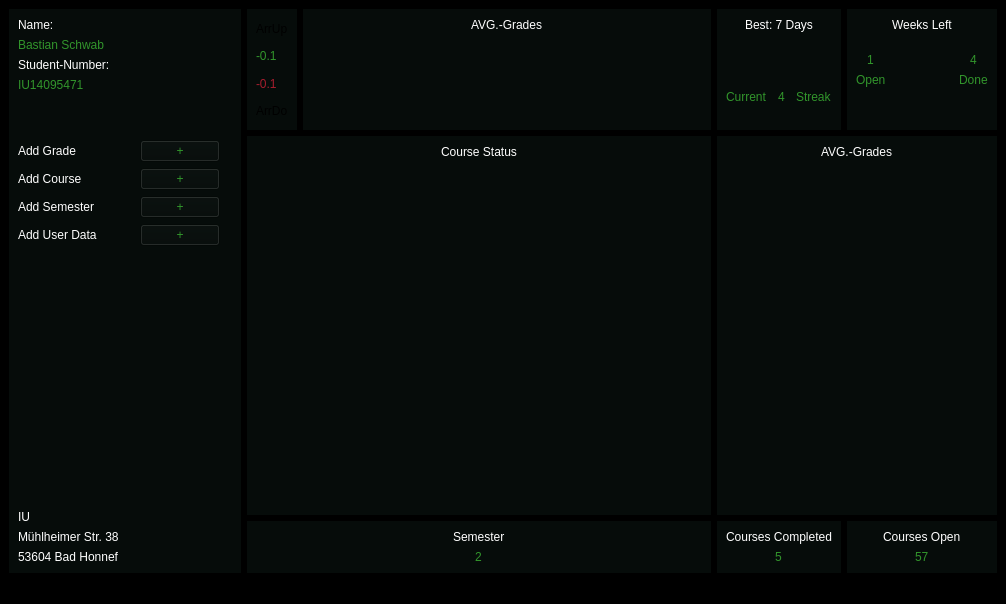
<?xml version="1.0" encoding="UTF-8"?>
<ui version="4.0">
 <class>MainWindow</class>
 <widget class="QMainWindow" name="MainWindow">
  <property name="geometry">
   <rect>
    <x>0</x>
    <y>0</y>
    <width>1006</width>
    <height>604</height>
   </rect>
  </property>
  <property name="windowTitle">
   <string>Dashboard</string>
  </property>
  <property name="styleSheet">
   <string notr="true">background-color: rgb(0, 0, 0);</string>
  </property>
  <widget class="QWidget" name="centralwidget">
   <layout class="QGridLayout" name="gridLayout_4">
    <item row="0" column="1">
     <widget class="QFrame" name="frame_top_left_arrows">
      <property name="sizePolicy">
       <sizepolicy hsizetype="Minimum" vsizetype="Minimum">
        <horstretch>0</horstretch>
        <verstretch>0</verstretch>
       </sizepolicy>
      </property>
      <property name="styleSheet">
       <string notr="true">background-color: rgb(6, 12, 10);</string>
      </property>
      <property name="frameShape">
       <enum>QFrame::NoFrame</enum>
      </property>
      <layout class="QGridLayout" name="gridLayout_10">
       <item row="0" column="0">
        <layout class="QVBoxLayout" name="verticalLayout_3">
         <item alignment="Qt::AlignLeft">
          <widget class="QLabel" name="label_arrow_up">
           <property name="text">
            <string>ArrUp</string>
           </property>
          </widget>
         </item>
         <item alignment="Qt::AlignLeft">
          <widget class="QLabel" name="label_grade_move_pos">
           <property name="styleSheet">
            <string notr="true">color: rgb(49, 149, 43);</string>
           </property>
           <property name="text">
            <string>-0.1</string>
           </property>
          </widget>
         </item>
         <item alignment="Qt::AlignLeft">
          <widget class="QLabel" name="label_grade_move_neg">
           <property name="styleSheet">
            <string notr="true">color: rgb(165, 29, 45);</string>
           </property>
           <property name="text">
            <string>-0.1</string>
           </property>
          </widget>
         </item>
         <item alignment="Qt::AlignLeft">
          <widget class="QLabel" name="label_arrow_down">
           <property name="styleSheet">
            <string notr="true"/>
           </property>
           <property name="text">
            <string>ArrDo</string>
           </property>
          </widget>
         </item>
        </layout>
       </item>
      </layout>
     </widget>
    </item>
    <item row="0" column="2">
     <widget class="QFrame" name="frame_avg_grades_top_left">
      <property name="styleSheet">
       <string notr="true">background-color: rgb(6, 12, 10);</string>
      </property>
      <property name="frameShape">
       <enum>QFrame::NoFrame</enum>
      </property>
      <layout class="QGridLayout" name="gridLayout_11">
       <item row="0" column="0">
        <layout class="QVBoxLayout" name="verticalLayout_11">
         <item>
          <layout class="QVBoxLayout" name="verticalLayout_15">
           <item alignment="Qt::AlignHCenter|Qt::AlignVCenter">
            <widget class="QLabel" name="label">
             <property name="styleSheet">
              <string notr="true">font: 700 11pt &quot;Graduate&quot;;
color: rgb(255, 255, 255);</string>
             </property>
             <property name="text">
              <string>AVG.-Grades</string>
             </property>
            </widget>
           </item>
          </layout>
         </item>
         <item>
          <spacer name="verticalSpacer_5">
           <property name="orientation">
            <enum>Qt::Vertical</enum>
           </property>
           <property name="sizeType">
            <enum>QSizePolicy::Preferred</enum>
           </property>
           <property name="sizeHint" stdset="0">
            <size>
             <width>26</width>
             <height>69</height>
            </size>
           </property>
          </spacer>
         </item>
         <item>
          <spacer name="horizontalSpacer">
           <property name="orientation">
            <enum>Qt::Horizontal</enum>
           </property>
           <property name="sizeHint" stdset="0">
            <size>
             <width>40</width>
             <height>20</height>
            </size>
           </property>
          </spacer>
         </item>
        </layout>
       </item>
      </layout>
     </widget>
    </item>
    <item row="0" column="3">
     <widget class="QFrame" name="frame_top_right_winnig_streak">
      <property name="styleSheet">
       <string notr="true">background-color: rgb(6, 12, 10);</string>
      </property>
      <property name="frameShape">
       <enum>QFrame::NoFrame</enum>
      </property>
      <layout class="QGridLayout" name="gridLayout_2">
       <item row="0" column="1">
        <layout class="QVBoxLayout" name="verticalLayout_6">
         <item>
          <layout class="QHBoxLayout" name="horizontalLayout_6">
           <item alignment="Qt::AlignHCenter|Qt::AlignTop">
            <widget class="QLabel" name="label_best_streak">
             <property name="styleSheet">
              <string notr="true">font: 700 11pt &quot;Graduate&quot;;
color: rgb(255, 255, 255);</string>
             </property>
             <property name="text">
              <string>Best: 7 Days</string>
             </property>
            </widget>
           </item>
          </layout>
         </item>
         <item>
          <layout class="QHBoxLayout" name="horizontalLayout_2">
           <item alignment="Qt::AlignHCenter|Qt::AlignVCenter">
            <widget class="QLabel" name="label_current">
             <property name="styleSheet">
              <string notr="true">font: 700 11pt &quot;Graduate&quot;;
color: rgb(49, 149, 43);</string>
             </property>
             <property name="text">
              <string>Current</string>
             </property>
            </widget>
           </item>
           <item alignment="Qt::AlignHCenter|Qt::AlignVCenter">
            <widget class="QLabel" name="label_current_streak_number">
             <property name="styleSheet">
              <string notr="true">font: 700 60pt &quot;Graduate&quot;;
color: rgb(49, 149, 43);</string>
             </property>
             <property name="text">
              <string>4</string>
             </property>
            </widget>
           </item>
           <item alignment="Qt::AlignHCenter|Qt::AlignVCenter">
            <widget class="QLabel" name="label_streak">
             <property name="styleSheet">
              <string notr="true">font: 700 11pt &quot;Graduate&quot;;
color: rgb(49, 149, 43);</string>
             </property>
             <property name="text">
              <string>Streak</string>
             </property>
            </widget>
           </item>
          </layout>
         </item>
        </layout>
       </item>
      </layout>
     </widget>
    </item>
    <item row="0" column="4">
     <widget class="QFrame" name="frame_top_right_remainings_weeks">
      <property name="styleSheet">
       <string notr="true">background-color: rgb(6, 12, 10);</string>
      </property>
      <property name="frameShape">
       <enum>QFrame::NoFrame</enum>
      </property>
      <layout class="QGridLayout" name="gridLayout">
       <item row="0" column="0">
        <layout class="QHBoxLayout" name="horizontalLayout_3">
         <item>
          <layout class="QVBoxLayout" name="verticalLayout_5">
           <item alignment="Qt::AlignHCenter|Qt::AlignBottom">
            <widget class="QLabel" name="label_semester_counter_number_left">
             <property name="styleSheet">
              <string notr="true">font: 700 11pt &quot;Graduate&quot;;
color: rgb(49, 149, 43);</string>
             </property>
             <property name="text">
              <string>1</string>
             </property>
            </widget>
           </item>
           <item alignment="Qt::AlignHCenter|Qt::AlignTop">
            <widget class="QLabel" name="label_semester_counter_text_left">
             <property name="styleSheet">
              <string notr="true">font: 700 11pt &quot;Graduate&quot;;
color: rgb(49, 149, 43);</string>
             </property>
             <property name="text">
              <string>Open</string>
             </property>
            </widget>
           </item>
          </layout>
         </item>
         <item>
          <layout class="QVBoxLayout" name="verticalLayout_7">
           <item alignment="Qt::AlignTop">
            <widget class="QLabel" name="label_semeseter_counter_text_top">
             <property name="styleSheet">
              <string notr="true">font: 700 11pt &quot;Graduate&quot;;
color: rgb(255, 255, 255);
</string>
             </property>
             <property name="text">
              <string>Weeks Left</string>
             </property>
            </widget>
           </item>
           <item>
            <widget class="QFrame" name="frame_3">
             <property name="frameShape">
              <enum>QFrame::NoFrame</enum>
             </property>
            </widget>
           </item>
          </layout>
         </item>
         <item>
          <layout class="QVBoxLayout" name="verticalLayout_4">
           <item alignment="Qt::AlignHCenter|Qt::AlignBottom">
            <widget class="QLabel" name="label_semester_counter_number_right">
             <property name="styleSheet">
              <string notr="true">font: 700 11pt &quot;Graduate&quot;;
color: rgb(49, 149, 43);</string>
             </property>
             <property name="text">
              <string>4</string>
             </property>
            </widget>
           </item>
           <item alignment="Qt::AlignHCenter|Qt::AlignTop">
            <widget class="QLabel" name="label_semester_counter_text_right">
             <property name="styleSheet">
              <string notr="true">font: 700 11pt &quot;Graduate&quot;;
color: rgb(49, 149, 43);</string>
             </property>
             <property name="text">
              <string>Done</string>
             </property>
            </widget>
           </item>
          </layout>
         </item>
        </layout>
       </item>
      </layout>
     </widget>
    </item>
    <item row="1" column="1" colspan="2">
     <widget class="QFrame" name="frame_mid_left_course_status">
      <property name="styleSheet">
       <string notr="true">background-color: rgb(6, 12, 10);</string>
      </property>
      <property name="frameShape">
       <enum>QFrame::NoFrame</enum>
      </property>
      <layout class="QGridLayout" name="gridLayout_3">
       <item row="0" column="0">
        <layout class="QVBoxLayout" name="verticalLayout_12">
         <item>
          <layout class="QHBoxLayout" name="horizontalLayout_5">
           <property name="spacing">
            <number>6</number>
           </property>
           <property name="sizeConstraint">
            <enum>QLayout::SetMinimumSize</enum>
           </property>
           <item alignment="Qt::AlignHCenter|Qt::AlignTop">
            <widget class="QLabel" name="label_course_status">
             <property name="styleSheet">
              <string notr="true">font: 700 11pt &quot;Graduate&quot;;
color: rgb(255, 255, 255);</string>
             </property>
             <property name="text">
              <string>Course Status</string>
             </property>
            </widget>
           </item>
          </layout>
         </item>
         <item>
          <spacer name="verticalSpacer_4">
           <property name="orientation">
            <enum>Qt::Vertical</enum>
           </property>
           <property name="sizeHint" stdset="0">
            <size>
             <width>20</width>
             <height>40</height>
            </size>
           </property>
          </spacer>
         </item>
         <item>
          <widget class="QFrame" name="frame_pie_chart">
           <property name="frameShape">
            <enum>QFrame::NoFrame</enum>
           </property>
          </widget>
         </item>
        </layout>
       </item>
      </layout>
     </widget>
    </item>
    <item row="1" column="3" colspan="2">
     <widget class="QFrame" name="frame_mid_right_avg_grades">
      <property name="styleSheet">
       <string notr="true">background-color: rgb(6, 12, 10);</string>
      </property>
      <property name="frameShape">
       <enum>QFrame::NoFrame</enum>
      </property>
      <layout class="QGridLayout" name="gridLayout_6">
       <item row="0" column="0">
        <layout class="QVBoxLayout" name="verticalLayout_13">
         <item>
          <layout class="QHBoxLayout" name="horizontalLayout_7">
           <item alignment="Qt::AlignHCenter|Qt::AlignTop">
            <widget class="QLabel" name="label_avg_grades_mid_right">
             <property name="styleSheet">
              <string notr="true">font: 700 11pt &quot;Graduate&quot;;
color: rgb(255, 255, 255);</string>
             </property>
             <property name="text">
              <string>AVG.-Grades</string>
             </property>
            </widget>
           </item>
          </layout>
         </item>
         <item>
          <spacer name="verticalSpacer_3">
           <property name="orientation">
            <enum>Qt::Vertical</enum>
           </property>
           <property name="sizeHint" stdset="0">
            <size>
             <width>20</width>
             <height>40</height>
            </size>
           </property>
          </spacer>
         </item>
         <item>
          <widget class="QFrame" name="frame_6">
           <property name="frameShape">
            <enum>QFrame::NoFrame</enum>
           </property>
          </widget>
         </item>
        </layout>
       </item>
      </layout>
     </widget>
    </item>
    <item row="2" column="1" colspan="2">
     <widget class="QFrame" name="frame_bottom_left_amount_semester">
      <property name="styleSheet">
       <string notr="true">background-color: rgb(6, 12, 10);</string>
      </property>
      <property name="frameShape">
       <enum>QFrame::NoFrame</enum>
      </property>
      <layout class="QGridLayout" name="gridLayout_7">
       <item row="0" column="0">
        <layout class="QVBoxLayout" name="verticalLayout_8">
         <item>
          <layout class="QHBoxLayout" name="horizontalLayout_9">
           <item alignment="Qt::AlignHCenter|Qt::AlignTop">
            <widget class="QLabel" name="label_semester_bottom_left">
             <property name="styleSheet">
              <string notr="true">font: 700 11pt &quot;Graduate&quot;;
color: rgb(255, 255, 255);
</string>
             </property>
             <property name="text">
              <string>Semester</string>
             </property>
            </widget>
           </item>
          </layout>
         </item>
         <item>
          <layout class="QHBoxLayout" name="horizontalLayout_8">
           <item alignment="Qt::AlignHCenter|Qt::AlignVCenter">
            <widget class="QLabel" name="label_semester_number_bottom_left">
             <property name="styleSheet">
              <string notr="true">font: 700 60pt &quot;Graduate&quot;;
color: rgb(49, 149, 43);</string>
             </property>
             <property name="text">
              <string>2</string>
             </property>
            </widget>
           </item>
          </layout>
         </item>
        </layout>
       </item>
      </layout>
     </widget>
    </item>
    <item row="2" column="3">
     <widget class="QFrame" name="frame_bottom_mid_courses_completed">
      <property name="styleSheet">
       <string notr="true">background-color: rgb(6, 12, 10);</string>
      </property>
      <property name="frameShape">
       <enum>QFrame::NoFrame</enum>
      </property>
      <layout class="QGridLayout" name="gridLayout_8">
       <item row="0" column="0">
        <layout class="QVBoxLayout" name="verticalLayout_9">
         <item>
          <layout class="QHBoxLayout" name="horizontalLayout_10">
           <item alignment="Qt::AlignHCenter|Qt::AlignTop">
            <widget class="QLabel" name="label_courses_completet_bottom_mid">
             <property name="styleSheet">
              <string notr="true">font: 700 11pt &quot;Graduate&quot;;
color: rgb(255, 255, 255);
</string>
             </property>
             <property name="text">
              <string>Courses Completed</string>
             </property>
            </widget>
           </item>
          </layout>
         </item>
         <item>
          <layout class="QHBoxLayout" name="horizontalLayout_11">
           <item alignment="Qt::AlignHCenter|Qt::AlignVCenter">
            <widget class="QLabel" name="label_courses_completet_number_bottom_mid">
             <property name="styleSheet">
              <string notr="true">font: 700 60pt &quot;Graduate&quot;;
color: rgb(49, 149, 43);</string>
             </property>
             <property name="text">
              <string>5</string>
             </property>
            </widget>
           </item>
          </layout>
         </item>
        </layout>
       </item>
      </layout>
     </widget>
    </item>
    <item row="2" column="4">
     <widget class="QFrame" name="frame_bottom_right_courses_open">
      <property name="styleSheet">
       <string notr="true">background-color: rgb(6, 12, 10);</string>
      </property>
      <property name="frameShape">
       <enum>QFrame::NoFrame</enum>
      </property>
      <layout class="QGridLayout" name="gridLayout_9">
       <item row="0" column="0">
        <layout class="QVBoxLayout" name="verticalLayout_10">
         <item>
          <layout class="QHBoxLayout" name="horizontalLayout_12">
           <item alignment="Qt::AlignHCenter|Qt::AlignTop">
            <widget class="QLabel" name="label_courses_open_bottom_right">
             <property name="styleSheet">
              <string notr="true">font: 700 11pt &quot;Graduate&quot;;
color: rgb(255, 255, 255);
</string>
             </property>
             <property name="text">
              <string>Courses Open</string>
             </property>
            </widget>
           </item>
          </layout>
         </item>
         <item>
          <layout class="QHBoxLayout" name="horizontalLayout_13">
           <item alignment="Qt::AlignHCenter|Qt::AlignVCenter">
            <widget class="QLabel" name="label_courses_open_number_bottom_right">
             <property name="styleSheet">
              <string notr="true">font: 700 60pt &quot;Graduate&quot;;
color: rgb(49, 149, 43);</string>
             </property>
             <property name="text">
              <string>57</string>
             </property>
            </widget>
           </item>
          </layout>
         </item>
        </layout>
       </item>
      </layout>
     </widget>
    </item>
    <item row="0" column="0" rowspan="3">
     <widget class="QFrame" name="frame_left_side">
      <property name="sizePolicy">
       <sizepolicy hsizetype="Preferred" vsizetype="Preferred">
        <horstretch>0</horstretch>
        <verstretch>0</verstretch>
       </sizepolicy>
      </property>
      <property name="minimumSize">
       <size>
        <width>232</width>
        <height>0</height>
       </size>
      </property>
      <property name="maximumSize">
       <size>
        <width>232</width>
        <height>16777215</height>
       </size>
      </property>
      <property name="styleSheet">
       <string notr="true">background-color: rgb(6, 12, 10);</string>
      </property>
      <property name="frameShape">
       <enum>QFrame::NoFrame</enum>
      </property>
      <layout class="QVBoxLayout" name="verticalLayout_14">
       <item>
        <layout class="QVBoxLayout" name="verticalLayout">
         <item>
          <widget class="QLabel" name="label_student_name">
           <property name="styleSheet">
            <string notr="true">font: 700 11pt &quot;Graduate&quot;;
color: rgb(255, 255, 255);</string>
           </property>
           <property name="text">
            <string>Name:</string>
           </property>
           <property name="textFormat">
            <enum>Qt::PlainText</enum>
           </property>
          </widget>
         </item>
         <item>
          <widget class="QLabel" name="label_input_student_name">
           <property name="styleSheet">
            <string notr="true">font: 700 11pt &quot;Graduate&quot;;
color: rgb(49, 149, 43);</string>
           </property>
           <property name="text">
            <string>Bastian Schwab</string>
           </property>
          </widget>
         </item>
         <item>
          <widget class="QLabel" name="label_student_number">
           <property name="styleSheet">
            <string notr="true">font: 700 11pt &quot;Graduate&quot;;
color: rgb(255, 255, 255);</string>
           </property>
           <property name="text">
            <string>Student-Number:</string>
           </property>
          </widget>
         </item>
         <item>
          <widget class="QLabel" name="label_input_student_number">
           <property name="styleSheet">
            <string notr="true">font: 700 11pt &quot;Graduate&quot;;
color: rgb(49, 149, 43);</string>
           </property>
           <property name="text">
            <string>IU14095471</string>
           </property>
          </widget>
         </item>
        </layout>
       </item>
       <item>
        <spacer name="verticalSpacer">
         <property name="orientation">
          <enum>Qt::Vertical</enum>
         </property>
         <property name="sizeType">
          <enum>QSizePolicy::Preferred</enum>
         </property>
         <property name="sizeHint" stdset="0">
          <size>
           <width>10</width>
           <height>42</height>
          </size>
         </property>
        </spacer>
       </item>
       <item>
        <layout class="QGridLayout" name="gridLayout_5">
         <item row="3" column="1" alignment="Qt::AlignHCenter|Qt::AlignVCenter">
          <widget class="QPushButton" name="pushButton_add_semester">
           <property name="styleSheet">
            <string notr="true">font: 700 11pt &quot;Graduate&quot;;
color: rgb(49, 149, 43);</string>
           </property>
           <property name="text">
            <string>+</string>
           </property>
           <property name="iconSize">
            <size>
             <width>16</width>
             <height>16</height>
            </size>
           </property>
           <property name="checkable">
            <bool>false</bool>
           </property>
          </widget>
         </item>
         <item row="1" column="1" alignment="Qt::AlignHCenter|Qt::AlignVCenter">
          <widget class="QPushButton" name="pushButton_add_grade">
           <property name="enabled">
            <bool>true</bool>
           </property>
           <property name="sizePolicy">
            <sizepolicy hsizetype="Minimum" vsizetype="Minimum">
             <horstretch>0</horstretch>
             <verstretch>0</verstretch>
            </sizepolicy>
           </property>
           <property name="styleSheet">
            <string notr="true">font: 700 11pt &quot;Graduate&quot;;
color: rgb(49, 149, 43);</string>
           </property>
           <property name="text">
            <string>+</string>
           </property>
           <property name="iconSize">
            <size>
             <width>16</width>
             <height>16</height>
            </size>
           </property>
          </widget>
         </item>
         <item row="3" column="0">
          <widget class="QLabel" name="label_add_semester">
           <property name="styleSheet">
            <string notr="true">font: 700 11pt &quot;Graduate&quot;;
color: rgb(255, 255, 255);</string>
           </property>
           <property name="text">
            <string>Add Semester</string>
           </property>
          </widget>
         </item>
         <item row="2" column="1" alignment="Qt::AlignHCenter|Qt::AlignVCenter">
          <widget class="QPushButton" name="pushButton_add_course">
           <property name="styleSheet">
            <string notr="true">font: 700 11pt &quot;Graduate&quot;;
color: rgb(49, 149, 43);</string>
           </property>
           <property name="text">
            <string>+</string>
           </property>
          </widget>
         </item>
         <item row="5" column="0">
          <widget class="QLabel" name="label_add_user_data">
           <property name="styleSheet">
            <string notr="true">font: 700 11pt &quot;Graduate&quot;;
color: rgb(255, 255, 255);</string>
           </property>
           <property name="text">
            <string>Add User Data</string>
           </property>
          </widget>
         </item>
         <item row="2" column="0" alignment="Qt::AlignVCenter">
          <widget class="QLabel" name="label_add_course">
           <property name="styleSheet">
            <string notr="true">font: 700 11pt &quot;Graduate&quot;;
color: rgb(255, 255, 255);</string>
           </property>
           <property name="text">
            <string>Add Course</string>
           </property>
          </widget>
         </item>
         <item row="1" column="0" alignment="Qt::AlignLeft|Qt::AlignVCenter">
          <widget class="QLabel" name="label_add_grade">
           <property name="styleSheet">
            <string notr="true">font: 700 11pt &quot;Graduate&quot; ;
color: rgb(255, 255, 255);</string>
           </property>
           <property name="text">
            <string>Add Grade</string>
           </property>
          </widget>
         </item>
         <item row="5" column="1" alignment="Qt::AlignHCenter|Qt::AlignVCenter">
          <widget class="QPushButton" name="pushButton_add_user_data">
           <property name="styleSheet">
            <string notr="true">font: 700 11pt &quot;Graduate&quot;;
color: rgb(49, 149, 43);</string>
           </property>
           <property name="text">
            <string>+</string>
           </property>
          </widget>
         </item>
        </layout>
       </item>
       <item>
        <spacer name="verticalSpacer_2">
         <property name="orientation">
          <enum>Qt::Vertical</enum>
         </property>
         <property name="sizeHint" stdset="0">
          <size>
           <width>10</width>
           <height>10</height>
          </size>
         </property>
        </spacer>
       </item>
       <item>
        <layout class="QVBoxLayout" name="verticalLayout_2">
         <item>
          <widget class="QLabel" name="label_university_name">
           <property name="styleSheet">
            <string notr="true">font: 700 11pt &quot;Graduate&quot;;
color: rgb(255, 255, 255);</string>
           </property>
           <property name="text">
            <string>IU</string>
           </property>
          </widget>
         </item>
         <item>
          <widget class="QLabel" name="label_university_street">
           <property name="styleSheet">
            <string notr="true">font: 700 11pt &quot;Graduate&quot;;
color: rgb(255, 255, 255);</string>
           </property>
           <property name="text">
            <string>Mühlheimer Str. 38</string>
           </property>
          </widget>
         </item>
         <item>
          <widget class="QLabel" name="label_university_address">
           <property name="styleSheet">
            <string notr="true">font: 700 11pt &quot;Graduate&quot;;
color: rgb(255, 255, 255);</string>
           </property>
           <property name="text">
            <string>53604 Bad Honnef</string>
           </property>
          </widget>
         </item>
        </layout>
       </item>
      </layout>
     </widget>
    </item>
   </layout>
  </widget>
  <widget class="QMenuBar" name="menubar">
   <property name="geometry">
    <rect>
     <x>0</x>
     <y>0</y>
     <width>1006</width>
     <height>24</height>
    </rect>
   </property>
  </widget>
  <widget class="QStatusBar" name="statusbar"/>
 </widget>
 <resources/>
 <connections/>
</ui>
